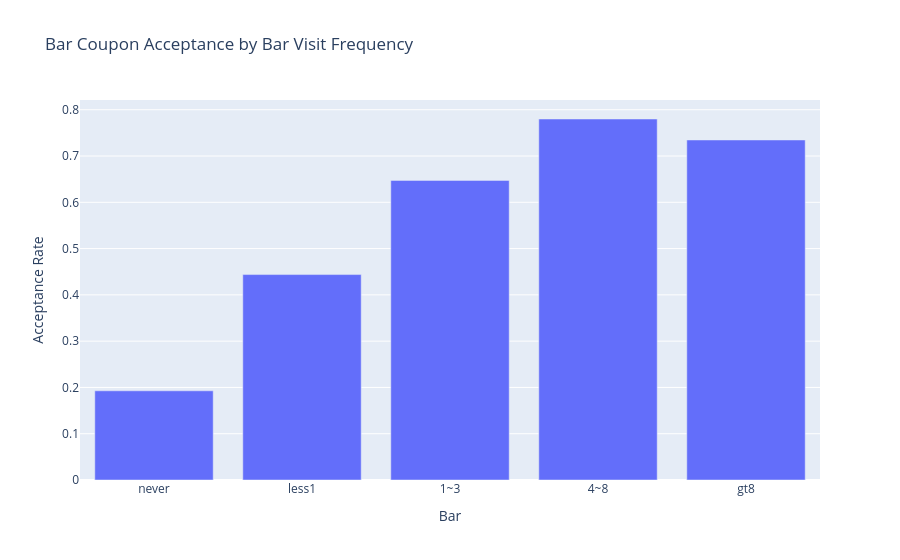

Here is the notebook cell this chart was saved with:
### Code cell
bar_freq_acceptance = bar_data.groupby('Bar', observed=True)['Y'].mean().reset_index()
fig = px.bar(
    bar_freq_acceptance,
    x='Bar',
    y='Y',
    title='Bar Coupon Acceptance by Bar Visit Frequency',
    labels={'Y':'Acceptance Rate'}
)
fig.show()
bar_less_than_once = bar_data[bar_data['Bar'].isin(['never', 'less1'])]
bar_over_once = bar_data[bar_data['Bar'].isin(['1~3', '4~8', 'gt8'])]
print(f"Acceptance rate of bar coupons for persons visiting bars less than once a month: {bar_less_than_once['Y'].mean():.2%}")
print(f"Acceptance rate of bar coupons for persons visiting bars more than once a month: {bar_over_once['Y'].mean():.2%}")

### Figure 1 — Plotly figure (JSON) as saved in the notebook; plotly's stock layout.template omitted (floating-point values rounded to 4 significant figures)
{"data": [{"hovertemplate": "Bar=%{x}<br>Acceptance Rate=%{y}<extra></extra>", "legendgroup": "", "marker": {"color": "#636efa", "pattern": {"shape": ""}}, "name": "", "orientation": "v", "showlegend": false, "textposition": "auto", "type": "bar", "x": ["never", "less1", "1~3", "4~8", "gt8"], "xaxis": "x", "y": [0.1927, 0.4439, 0.6474, 0.78, 0.7347], "yaxis": "y"}], "layout": {"barmode": "relative", "legend": {"tracegroupgap": 0}, "title": {"text": "Bar Coupon Acceptance by Bar Visit Frequency"}, "xaxis": {"anchor": "y", "domain": [0, 1], "title": {"text": "Bar"}}, "yaxis": {"anchor": "x", "domain": [0, 1], "title": {"text": "Acceptance Rate"}}}}
